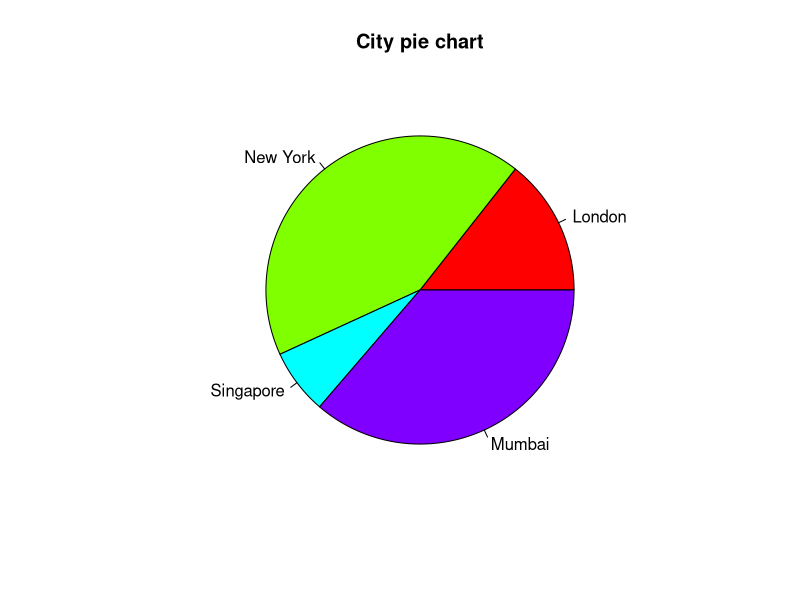

Here is the R script that generated this plot:
# Create data for the graph.
x <- c(21, 62, 10, 53)
labels <- c("London", "New York", "Singapore", "Mumbai")

# Plot the chart with title and rainbow color pallet.
pie(x, labels, main = "City pie chart", col = rainbow(length(x)))
